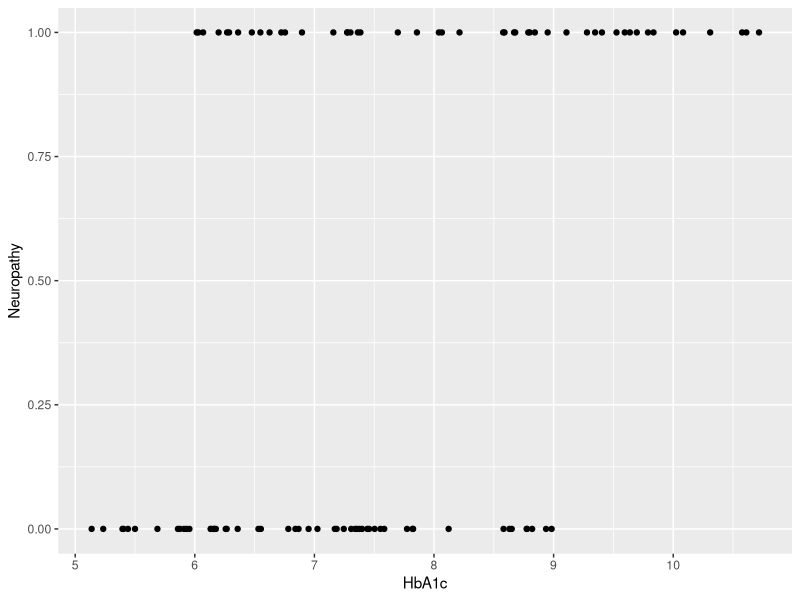
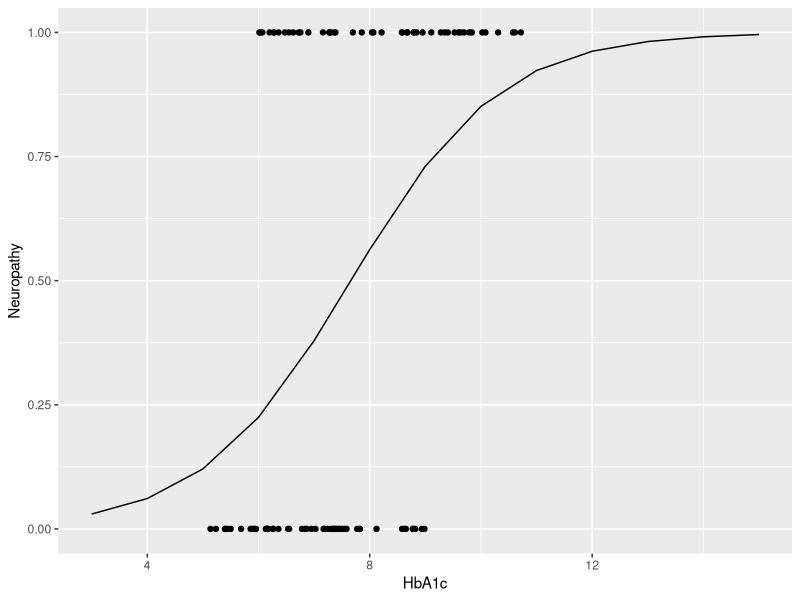
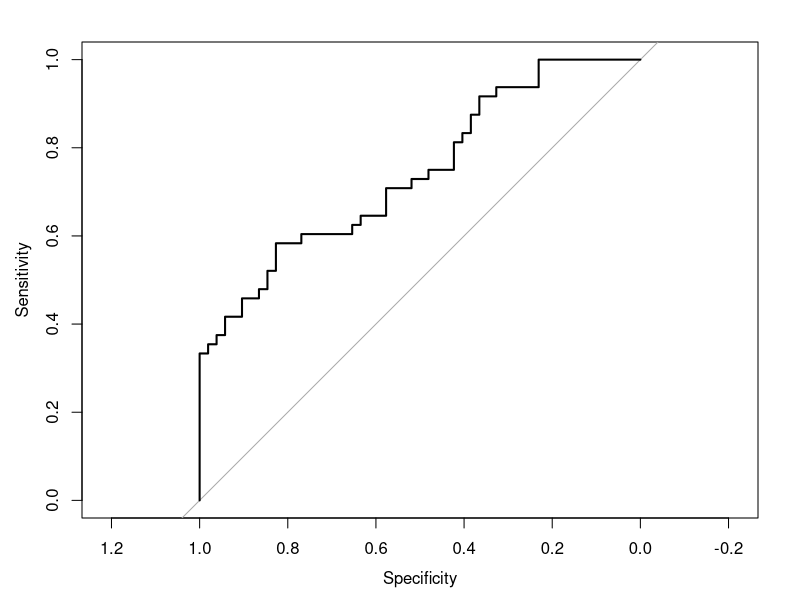

Generate these figures, in order, with R:
library(ggplot2)
library(tidyverse)
library(dplyr)
library(pROC)
library(broom)

my_dat <- data.frame(HbA1c=runif(100, 5,9), Neuropathy=rbinom(100, 1, 0.5))

my_dat$HbA1c <- ifelse(my_dat$Neuropathy==1, my_dat$HbA1c*1.2, my_dat$HbA1c)


ggplot(my_dat) + geom_point(aes(y=Neuropathy, x=HbA1c))

my_mod <- glm(data = my_dat, formula = Neuropathy~HbA1c, family=binomial)

new_dat <- data.frame(HbA1c = seq(3,15,1))

new_dat$pred <- predict(my_mod, newdata = new_dat, type="response")


ggplot(my_dat) + geom_point(aes(y=Neuropathy, x=HbA1c)) + geom_line(data= new_dat, aes(y=pred, x=HbA1c))

glance(my_mod)

my_roc <- roc(response=my_dat$Neuropathy, predictor = my_mod$fitted.values)

my_roc

plot(my_roc)

coords(my_roc, "best")
